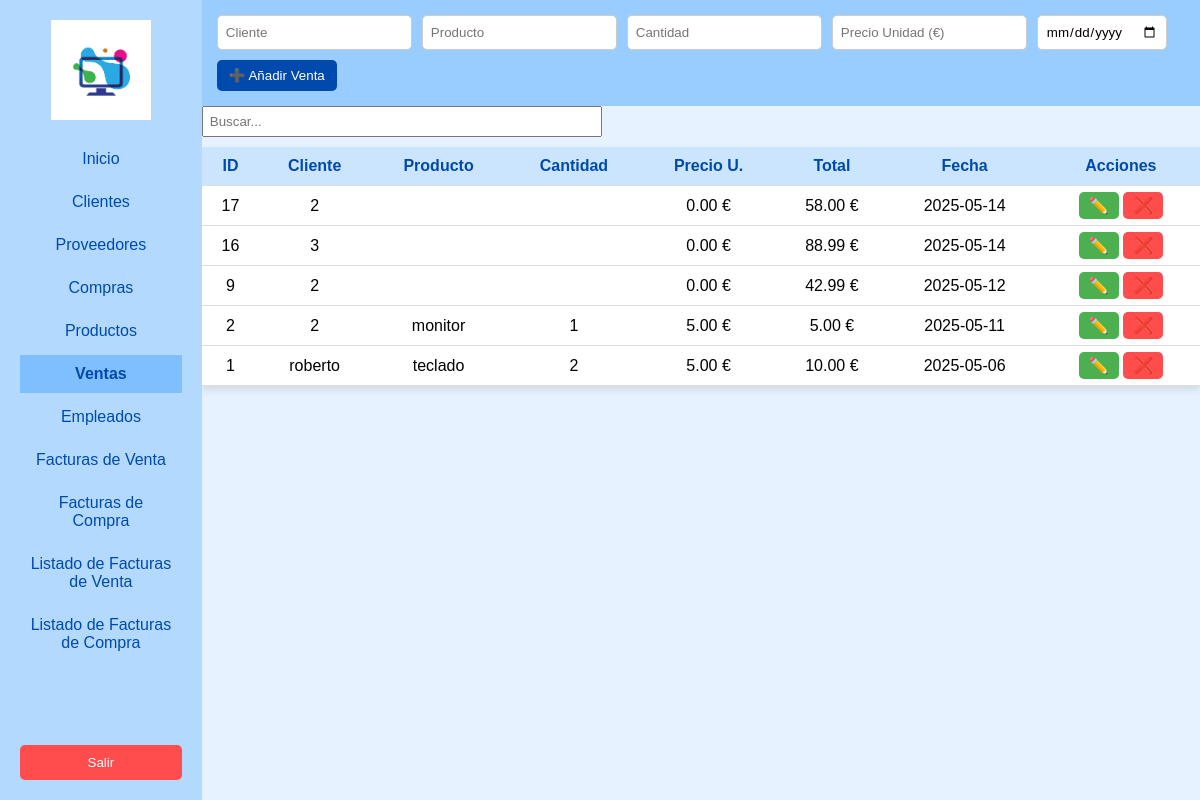
Page /ventas.php on the committed database.
### tables this page shows
CREATE TABLE `ventas` (
  `id` int(11) NOT NULL,
  `cliente` varchar(100) DEFAULT NULL,
  `producto` varchar(100) DEFAULT NULL,
  `cantidad` int(11) DEFAULT NULL,
  `precio_unitario` float DEFAULT NULL,
  `total` decimal(10,2) NOT NULL,
  `fecha` date DEFAULT NULL
);

### ventas.php (the view, shortened to what this page needs)
<?php
include("includes/db.php");
$modo_edicion = false;
$venta_editar = null;
$resultado = $conn->query("SELECT * FROM ventas ORDER BY id DESC");
?>
<!DOCTYPE html>
<html lang="es">
<head>
    <link rel="stylesheet" href="ventas.css">
</head>
<body class="ventas-body">
    <aside class="sidebar">
        <img src="images/logo.jpg" alt="Logo Empresa">
        <ul>
               <li><a href="main.php">Inicio</a></li>
            <li><a href="clientes.php">Clientes</a></li>
            <li><a href="proveedores.php">Proveedores</a></li>
            <li><a href="compras.php">Compras</a></li>
            <li><a href="productos.php">Productos</a></li>
            <li class="active"><a href="ventas.php">Ventas</a></li>
            <li><a href="empleados.php">Empleados</a></li>
             <li><a href="factura_venta.php">Facturas de Venta</a></li>
        <li><a href="factura_compra.php">Facturas de Compra</a></li>
        <li><a href="listar_facturas_venta.php">Listado de Facturas de Venta</a></li>
          <li><a href="listar_facturas_compra.php">Listado de Facturas de Compra</a></li>
        </ul>
        <button class="logout">Salir</button>
    </aside>
    <main class="content">
        <header class="top-bar">
            <form method="POST">
                <input type="text" name="cliente" placeholder="Cliente" required value="<?= $modo_edicion ? htmlspecialchars($venta_editar['cliente']) : '' ?>">
                <input type="text" name="producto" placeholder="Producto" required value="<?= $modo_edicion ? htmlspecialchars($venta_editar['producto']) : '' ?>">
                <input type="number" name="cantidad" placeholder="Cantidad" required value="<?= $modo_edicion ? htmlspecialchars($venta_editar['cantidad']) : '' ?>">
                <input type="number" step="0.01" name="precio_unitario" placeholder="Precio Unidad (€)" required value="<?= $modo_edicion ? htmlspecialchars($venta_editar['precio_unitario']) : '' ?>">
                <input type="date" name="fecha" required value="<?= $modo_edicion ? htmlspecialchars($venta_editar['fecha']) : '' ?>">
                <button type="submit" name="<?= $modo_edicion ? 'guardar' : 'añadir' ?>" class="btn primary">
                    <?= $modo_edicion ? '💾 Guardar' : '➕ Añadir Venta' ?>
                </button>
            </form>
        </header>
        <section class="ventas-table">
        <input type="text" class="search-input" placeholder="Buscar..."
       style="margin-bottom: 10px; padding: 6px; width: 100%; max-width: 400px;">
            <table>
                <thead>
                    <tr>
                        <th>ID</th>
                        <th>Cliente</th>
                        <th>Producto</th>
                        <th>Cantidad</th>
                        <th>Precio U.</th>
                        <th>Total</th>
                        <th>Fecha</th>
                        <th>Acciones</th>
                    </tr>
                </thead>
                <tbody>
                    <?php while ($row = $resultado->fetch_assoc()): ?>
                    <tr>
                        <td><?= $row['id'] ?></td>
                        <td><?= htmlspecialchars($row['cliente']) ?></td>
                        <td><?= htmlspecialchars($row['producto']) ?></td>
                        <td><?= $row['cantidad'] ?></td>
                        <td><?= number_format($row['precio_unitario'], 2) ?> €</td>
                        <td><?= number_format($row['total'], 2) ?> €</td>
                        <td><?= $row['fecha'] ?></td>
                        <td>
                            <a href="?editar=<?= $row['id'] ?>" class="edit-btn">✏️</a>
                            <a href="?eliminar=<?= $row['id'] ?>" onclick="return confirm('¿Eliminar esta venta?')" class="delete-btn">❌</a>
                        </td>
                    </tr>
                    <?php endwhile; ?>
                </tbody>
            </table>
        </section>
    </main>
</body>
</html>

### ventas.css (style rules this page uses)
* { margin: 0; padding: 0; box-sizing: border-box; font-family: Arial, sans-serif; }
.ventas-body { display: flex; height: 100vh; background-color: #e6f2ff; }
.sidebar { width: 220px; background-color: #b3d9ff; padding: 20px; display: flex; flex-direction: column; align-items: center; }
.sidebar img { width: 100px; margin-bottom: 20px; }
.sidebar ul { list-style: none; padding: 0; width: 100%; }
.sidebar li { padding: 10px; text-align: center; margin-bottom: 5px; }
.sidebar li.active { background-color: #80bfff; font-weight: bold; }
.sidebar li a { text-decoration: none; color: #004aad; }
.logout { margin-top: auto; padding: 10px; background-color: #ff4d4d; color: white; border: none; width: 100%; border-radius: 5px; cursor: pointer; }
.content { flex-grow: 1; display: flex; flex-direction: column; height: 100vh; overflow: hidden; }
.top-bar { display: flex; flex-wrap: wrap; gap: 10px; background-color: #99ccff; padding: 15px; position: sticky; top: 0; z-index: 1000; }
.top-bar form { display: flex; flex-wrap: wrap; gap: 10px; width: 100%; }
.top-bar input, .top-bar button { padding: 8px; border: 1px solid #ccc; border-radius: 5px; min-width: 120px; }
.btn.primary { background-color: #004aad; color: white; border: none; cursor: pointer; }
table { width: 100%; border-collapse: collapse; background: white; box-shadow: 0 4px 8px rgba(0,0,0,0.1); }
th, td { padding: 10px; text-align: center; border-bottom: 1px solid #ddd; }
th { background-color: #cce5ff; color: #004aad; }
.edit-btn { background-color: #4CAF50; color: white; border: none; padding: 5px 10px; border-radius: 5px; text-decoration: none; }
.delete-btn { background-color: #ff4d4d; color: white; border: none; padding: 5px 10px; border-radius: 5px; text-decoration: none; }

### rows in the picture
ventas: id "17", cliente "2", precio_unitario "0.00", total "58.00", fecha "2025-05-14"
ventas: id "16", cliente "3", precio_unitario "0.00", total "88.99", fecha "2025-05-14"
ventas: id "9", cliente "2", precio_unitario "0.00", total "42.99", fecha "2025-05-12"
ventas: id "2", cliente "2", producto "monitor", cantidad "1", precio_unitario "5.00", total "5.00", fecha "2025-05-11"
ventas: id "1", cliente "roberto", producto "teclado", cantidad "2", precio_unitario "5.00", total "10.00", fecha "2025-05-06"
